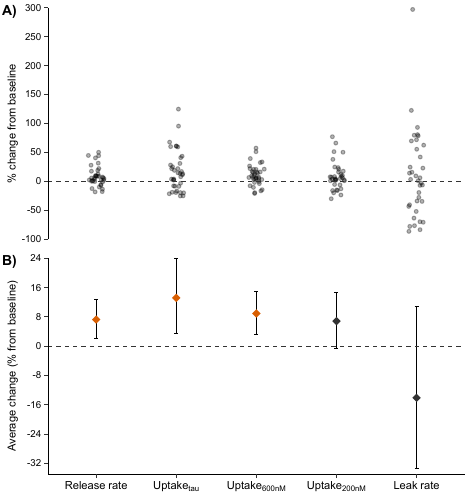

The script that saved this image:


source("./R/figures-source.R")
source("./R/libs.R")





## import and combine data

# extract sex data from the cycling.data dataset
sex.data <- cycling.data |>
  filter(timepoint == 2,
         period == 1,
         test == "sub_25") |>
  select(id, sex)


# combine sr.data with sex.data
data <- sr.data |>
  mutate(id = as.factor(as.numeric(id)),
         timepoint = factor(timepoint, levels = c("pre", "post"))) |>
  group_by(id) |>
  mutate(sample = c(0, 0, 1, 1)) |>
  filter(!is.na(protein)) |>
  pivot_longer(names_to = "variable",
               values_to = "value",
               cols = tau:slope.cpa) |>
  group_by(id,
           timepoint, 
           variable) |>
  summarise(value = mean(value, na.rm = T)) |>
  left_join(sex.data) |>
  mutate(sex = factor(sex, levels = c("m", "f")),
         variable = factor(variable,
                           levels = c("release.rate",
                                      "tau",
                                      "slope.high",
                                      "slope.low",
                                      "slope.cpa"),
                           labels = c("release",
                                      "tau",
                                      "high",
                                      "low",
                                      "leak"))) |>
  pivot_wider(names_from = timepoint,
              values_from = value) |>
  mutate(pre = log(pre),
         post = log(post),
         change = (exp(post - pre) - 1) * 100) |>
  mutate(across(everything(), ~replace_na(.x, NA))) |>
  filter(!is.na(change)) 



# import models
release_m2 <- readRDS( "./data/derivedData/calcium_release/release_m2.RDS")
high_m2 <- readRDS("./data/derivedData/calcium_uptake/high_m2.RDS")
low_m2 <- readRDS( "./data/derivedData/calcium_uptake/low_m2.RDS")
tau_m2 <- readRDS("./data/derivedData/calcium_uptake/tau_m2.RDS")
leak_m2 <- readRDS( "./data/derivedData/calcium_leak/leak_m2.RDS")



# save model estimates in a dataframe
estimates.m2 <- data.frame(summary(release_m2)$coef) |>
  full_join(data.frame(summary(tau_m2)$coef)) |>
  full_join(data.frame(summary(high_m2)$coef)) |>
  full_join(data.frame(summary(low_m2)$coef)) |>
  full_join(data.frame(summary(leak_m2)$coef)) |>
  mutate(variable = c(rep("release", 3),
                      rep("tau", 3),
                      rep("high", 3),
                      rep("low", 3),
                      rep("leak", 3)),
         coef = rep(c("intercept",
                      "change",
                      "sexf"),
                    5)) 



# save model 95% confidence intervals in a dataframe
confint.m2 <- data.frame(confint(release_m2)) |>
  full_join(data.frame(confint(tau_m2))) |>
  full_join(data.frame(confint(high_m2))) |>
  full_join(data.frame(confint(low_m2))) |>
  full_join(data.frame(confint(leak_m2))) |>
  mutate(variable = c(rep("release", 7),
                      rep("tau", 7),
                      rep("high", 7),
                      rep("low", 7),
                      rep("leak", 7)),
         coef = rep(c("",
                      "",
                      "",
                      "",
                      "intercept",
                      "change",
                      "sexf"),
                    5)) |>
  rename("lower.ci" = "X2.5..",
         "upper.ci" = "X97.5..") 




# make Plot A
plot.A <- data |>
  ggplot(aes(variable, change)) +
  geom_point(position = position_jitter(width = 0.1,
                                        seed = 1),
             size = 1,
             alpha = 0.3) +
  geom_hline(yintercept = 0,
             linetype = 2,
             size = line_size,
             color = "grey20") +
  scale_y_continuous(limits = c(-100, 300),
                     breaks = c(-100, -50, 0, 50, 100, 150, 200, 250, 300),
                     expand = c(0, 0)) +
  plot_theme() +
  labs(y = "% change from baseline") +
  theme(axis.title.x = element_blank(),
        axis.text.x = element_blank(),
        axis.ticks.x = element_blank(),
        axis.line.x = element_blank(),
        axis.title.y = element_text(size = 8))




# make plot B
plot.B <- estimates.m2 |>
  left_join(confint.m2) |>
  filter(coef == "change") |>
  mutate(variable = factor(variable,
                           levels = c("release",
                                      "tau",
                                      "high",
                                      "low",
                                      "leak"),
                           labels = c(expression("Release~rate"),
                                      expression(Uptake["tau"]),
                                      expression("Uptake[600][nM]"),
                                      expression("Uptake[200][nM]"),
                                      expression("Leak~rate"))),
         Estimate = (exp(Estimate) - 1) * 100,
         lower.ci = (exp(lower.ci) - 1) * 100,
         upper.ci = (exp(upper.ci) - 1) * 100,
         robust = case_when(upper.ci > 0 & lower.ci > 0 ~ "robust",
                            upper.ci < 0 & lower.ci < 0 ~ "robust",
                            .default = "notrobust")) |>
  ggplot(aes(variable, Estimate, color = robust)) +
  geom_errorbar(aes(ymin = lower.ci, ymax = upper.ci),
                size = line_size,
                width = 0.05,
                color = "Black") +
  geom_point(size = 2.5,
             #color = "#d95f02",
             shape = 18) +
  geom_hline(yintercept = 0,
             linetype = 2,
             size = line_size,
             color = "grey20") +
  scale_y_continuous(limits = c(-35, 24),
                     breaks = c(-32, -24, -16, -8, 0, 8, 16, 24),
                     expand = c(0, 0)) +
  scale_color_manual(values = c("grey20", "#d95f02")) +
  scale_x_discrete(labels = ~parse(text = .x)) +
  plot_theme() +
  labs(y = "Average change (% from baseline)") +
  theme(axis.title.x = element_blank(),
        axis.text.x = element_text(size = 8),
        axis.title.y = element_text(size = 8),
        legend.position = "none")




## combine plots ##

figure5 <- cowplot::plot_grid(
  plot.A, 
  plot.B,
  nrow = 2,
  align = "v") +
  draw_plot_label(label = c("A)",  "B)"),
                  x = c(0.02, 0.02), 
                  y = c(0.98, 0.48),
                  hjust = 0.5, 
                  vjust = 0.5, 
                  size = label.size)


# save plot as an RDS object
saveRDS(figure5, "./figures/rds/figure5.RDS")


# Width of figure = 1x columns 8.9 cm
# height of figure = full page = 23 cm


# save plot as PDF
ggsave("figures/figure5.pdf", 
       plot = figure5, 
       width = 12, 
       height = 17 * 0.75, 
       dpi = 600,
       units = "cm", 
       device = cairo_pdf)



